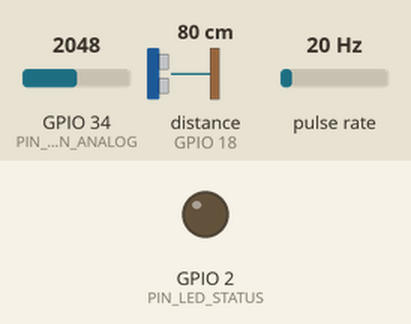
A sketch run on a simulated ESP32. Shown: output pins drawn as LEDs (lit = HIGH). Wiring (inferred from the names in the program): pulse sensor: data GPIO 19. Inputs (shaded band) come from the test bench; at power-on: GPIO 34 (PIN_RAIN_ANALOG) = 2048, distance to the obstacle (sensor on GPIO 18) 80 cm, pulse rate 20 Hz. The echo pulse lasts 58.3 µs per cm; WiFi joins after 1.5 s; servers stay silent unless stated; uploads are accepted with an empty reply; pins used as bus, display or sensor lines are not drawn; what the sketch prints to the serial monitor is not drawn.

Above: at 0.0 s.
At 2.1 s:
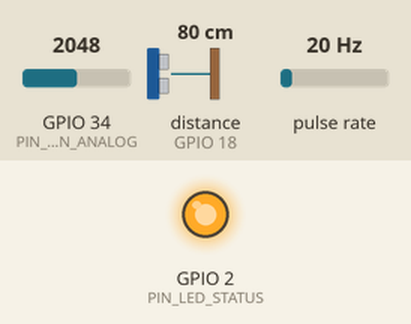
Timing chart, 0 to 3.6 s (numbered marks = the images above):
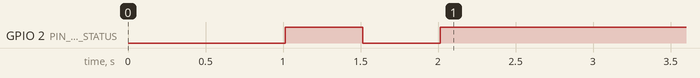

The sketch:

smart_drainage_sensor.ino
```cpp
/*
 * ============================================================================
 * SMART DRAINAGE MANAGEMENT SYSTEM - ESP32 IoT EDGE NODE
 * ============================================================================
 *
 * Hardware Description:
 *  - Microcontroller: ESP32 NodeMCU / DevKit V1
 *  - Water Level Sensor: HC-SR04 Ultrasonic Sensor (or Submersible Hydrostatic)
 *  - Water Flow Sensor: YF-S201 Hall-Effect Flow Sensor (Pulse Interrupt)
 *  - Rain Sensor: FC-37 / YL-83 Resistive Rain Detection Module
 *  - Telemetry: Wi-Fi 802.11 b/g/n -> REST API (HTTP POST JSON)
 *
 * Purpose:
 *  Continuous real-time telemetry of municipal drainage canals.
 *  Detects water stoppage, slow flow, blockages, and surges during storms.
 * ============================================================================
 */

#include <WiFi.h>
#include <HTTPClient.h>
#include <ArduinoJson.h> // ArduinoJson v6 or v7

// ======================== CONFIGURATION ========================
// Wi-Fi Credentials
const char* WIFI_SSID     = "YOUR_WIFI_SSID";
const char* WIFI_PASSWORD = "YOUR_WIFI_PASSWORD";

// Central Municipal Backend Server Endpoint
// Change to your server IP or domain name:
const char* SERVER_URL    = "http://192.168.1.100:5000/api/sensors/data";

// Node Identity Configuration
const char* SENSOR_ID     = "ESP32-DRAIN-001";
const char* DRAIN_ID      = "DRAIN-001";
const float DRAIN_DEPTH_CM = 200.0; // Total depth of the drain canal (cm)

// Telemetry Interval (Milliseconds)
const unsigned long TRANSMIT_INTERVAL = 10000; // Send telemetry every 10 seconds

// ======================== PIN ASSIGNMENTS ========================
// Ultrasonic HC-SR04 Pins
const int PIN_TRIG = 5;
const int PIN_ECHO = 18;

// Flow Sensor YF-S201 (Interrupt Pin)
const int PIN_FLOW = 19;

// Rain Sensor Analog/Digital Pin
const int PIN_RAIN_ANALOG = 34;

// Status Indicator LED
const int PIN_LED_STATUS = 2;

// ======================== GLOBAL VARIABLES ========================
volatile unsigned long flowPulseCount = 0;
unsigned long lastTransmitTime = 0;
unsigned long lastPulseTime = 0;

// Interrupt Service Routine for Flow Sensor
void IRAM_ATTR pulseCounterISR() {
  flowPulseCount++;
}

// ======================== SETUP ========================
void setup() {
  Serial.begin(115200);
  delay(1000);

  Serial.println("\n=======================================================");
  Serial.println("  SMART DRAINAGE IOT NODE INITIALIZING (ESP32)");
  Serial.println("=======================================================");

  pinMode(PIN_TRIG, OUTPUT);
  pinMode(PIN_ECHO, INPUT);
  pinMode(PIN_FLOW, INPUT_PULLUP);
  pinMode(PIN_RAIN_ANALOG, INPUT);
  pinMode(PIN_LED_STATUS, OUTPUT);

  // Attach interrupt for water flow rate meter
  attachInterrupt(digitalPinToInterrupt(PIN_FLOW), pulseCounterISR, RISING);

  // Connect to Local Municipal / Cellular Gateway Wi-Fi
  connectWiFi();
}

// ======================== MAIN LOOP ========================
void loop() {
  // Check Wi-Fi Liveness
  if (WiFi.status() != WL_CONNECTED) {
    Serial.println("⚠️ Wi-Fi lost! Attempting reconnect...");
    connectWiFi();
  }

  // Transmit Telemetry at Scheduled Cadence
  unsigned long currentMillis = millis();
  if (currentMillis - lastTransmitTime >= TRANSMIT_INTERVAL) {
    lastTransmitTime = currentMillis;

    // 1. Read Ultrasonic Distance & Calculate Water Level %
    float distanceCm = measureDistanceCm();
    // Invert distance: when distance is small, water level is near the top (100%)
    float waterDepth = constrain(DRAIN_DEPTH_CM - distanceCm, 0.0, DRAIN_DEPTH_CM);
    float waterLevelPercent = (waterDepth / DRAIN_DEPTH_CM) * 100.0;

    // 2. Calculate Flow Rate (Liters/Minute)
    // Calibration factor for YF-S201: pulses / 7.5 = Q (L/min)
    noInterrupts();
    unsigned long pulses = flowPulseCount;
    flowPulseCount = 0;
    interrupts();

    float flowRateLMin = ((float)pulses / 7.5) * (60000.0 / TRANSMIT_INTERVAL);
    if (flowRateLMin < 0.1) flowRateLMin = 0.0;

    // 3. Read Rain Sensor
    int rawRain = analogRead(PIN_RAIN_ANALOG);
    // Convert 0-4095 reading to simulated mm precipitation scale (0 - 80 mm)
    float rainfallMm = map(constrain(rawRain, 0, 4095), 4095, 0, 0, 80);

    // 4. Read Signal Strength (RSSI) and Battery
    int rssi = WiFi.RSSI();
    int batteryPercent = 94; // If using battery ADC divider: read from battery pin

    // 5. Send Telemetry to Municipal API
    sendSensorTelemetry(waterLevelPercent, flowRateLMin, rainfallMm, rssi, batteryPercent);
  }

  delay(100);
}

// ======================== HELPER FUNCTIONS ========================

// Ultrasonic measurement with timeout protection
float measureDistanceCm() {
  digitalWrite(PIN_TRIG, LOW);
  delayMicroseconds(2);
  digitalWrite(PIN_TRIG, HIGH);
  delayMicroseconds(10);
  digitalWrite(PIN_TRIG, LOW);

  long duration = pulseIn(PIN_ECHO, HIGH, 30000); // 30ms timeout (~5 meters max)
  if (duration == 0) {
    return DRAIN_DEPTH_CM; // Default to empty if no echo received
  }
  return (duration * 0.0343) / 2.0;
}

// Wi-Fi Connection Routine
void connectWiFi() {
  Serial.print("Connecting to Wi-Fi SSID: ");
  Serial.println(WIFI_SSID);

  WiFi.mode(WIFI_STA);
  WiFi.begin(WIFI_SSID, WIFI_PASSWORD);

  int attempts = 0;
  while (WiFi.status() != WL_CONNECTED && attempts < 20) {
    digitalWrite(PIN_LED_STATUS, !digitalRead(PIN_LED_STATUS));
    delay(500);
    Serial.print(".");
    attempts++;
  }

  if (WiFi.status() == WL_CONNECTED) {
    digitalWrite(PIN_LED_STATUS, HIGH);
    Serial.println("\n✅ Wi-Fi Connected!");
    Serial.print("📡 ESP32 IP Address: ");
    Serial.println(WiFi.localIP());
  } else {
    digitalWrite(PIN_LED_STATUS, LOW);
    Serial.println("\n❌ Wi-Fi Connection Timeout! Will retry in background loop.");
  }
}

// HTTP POST Telemetry Serialization & Dispatch
void sendSensorTelemetry(float waterLevel, float flowRate, float rainfall, int rssi, int battery) {
  HTTPClient http;
  http.begin(SERVER_URL);
  http.addHeader("Content-Type", "application/json");

  // Construct JSON Payload
  StaticJsonDocument<256> doc;
  doc["sensorId"]       = SENSOR_ID;
  doc["drainId"]        = DRAIN_ID;
  doc["waterLevel"]     = round(waterLevel);
  doc["flowRate"]       = round(flowRate * 10) / 10.0;
  doc["rainfall"]       = round(rainfall);
  doc["temperature"]    = 28.0;
  doc["signalStrength"] = rssi;
  doc["battery"]        = battery;

  String requestBody;
  serializeJson(doc, requestBody);

  Serial.println("\n-------------------------------------------");
  Serial.print("📤 Transmitting to: ");
  Serial.println(SERVER_URL);
  Serial.println("Payload: " + requestBody);

  int httpResponseCode = http.POST(requestBody);

  if (httpResponseCode > 0) {
    String response = http.getString();
    Serial.printf("📥 HTTP Response %d: %s\n", httpResponseCode, response.c_str());
  } else {
    Serial.printf("❌ Error on HTTP POST: %s\n", http.errorToString(httpResponseCode).c_str());
  }

  http.end();
}
```
